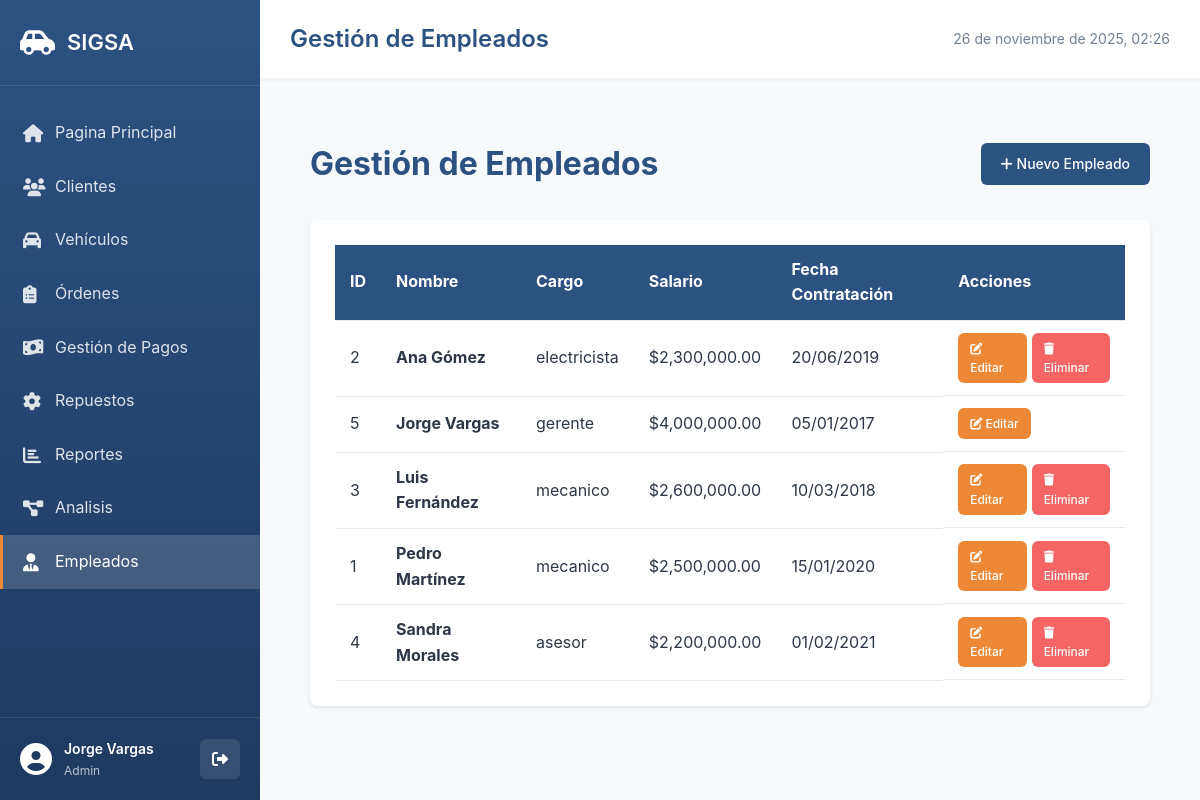
Screenshot of /pages/empleados/index.php (signed in) with the database file from the repository.
### tables this page shows
CREATE TABLE Empleados (
    id_empleado INT AUTO_INCREMENT PRIMARY KEY,
    nombre VARCHAR(200) NOT NULL,
    documento VARCHAR(20) NOT NULL UNIQUE,
    cargo ENUM('mecanico', 'electricista', 'pintor', 'gerente', 'asesor') NOT NULL,
    salario DECIMAL(10, 2) NOT NULL,
    fecha_contratacion DATE NOT NULL,
    telefono VARCHAR(20),
    correo VARCHAR(100),
    estado ENUM('activo', 'inactivo') DEFAULT 'activo',
    INDEX idx_cargo (cargo),
    INDEX idx_estado (estado)
);

### config/session.php (called while the page is built, shortened)
<?php
function isLoggedIn() {
    return isset($_SESSION['user_id']) && isset($_SESSION['username']);
}
function isAdmin() {
    return isset($_SESSION['rol']) && $_SESSION['rol'] === 'admin';
}
function getCurrentUser() {
    if (isLoggedIn()) {
        return [
            'id' => $_SESSION['user_id'],
            'username' => $_SESSION['username'],
            'nombre' => $_SESSION['nombre'] ?? '',
            'rol' => $_SESSION['rol'] ?? 'empleado',
            'id_empleado' => $_SESSION['id_empleado'] ?? null
        ];
    }
    return null;
}
?>

### pages/empleados/index.php (the view, shortened to what this page needs)
<?php
$pageTitle = 'Gestión de Empleados';
require_once __DIR__ . '/../../config/session.php';
$db = getDB();
$stmt = $db->query("
    SELECT * FROM Empleados
    ORDER BY nombre ASC
");
$empleados = $stmt->fetchAll();
include __DIR__ . '/../../includes/header.php';
?>
<div class="container">
    <div class="page-header">
        <h1>Gestión de Empleados</h1>
        <a href="create.php" class="btn btn-primary">
            <i class="fas fa-plus"></i> Nuevo Empleado
        </a>
    </div>
    <div class="card">
        <div class="card-body">
            <div class="table-responsive">
                <table class="table">
                    <thead>
                        <tr>
                            <th>ID</th>
                            <th>Nombre</th>
                            <th>Cargo</th>
                            <th>Salario</th>
                            <th>Fecha Contratación</th>
                            <th>Acciones</th>
                        </tr>
                    </thead>
                    <tbody>
                        <?php foreach ($empleados as $empleado): ?>
                            <tr>
                                <td><?= $empleado['id_empleado'] ?></td>
                                <td><strong><?= htmlspecialchars($empleado['nombre']) ?></strong></td>
                                <td><?= htmlspecialchars($empleado['cargo']) ?></td>
                                <td>$<?= number_format($empleado['salario'], 2) ?></td>
                                <td><?= date('d/m/Y', strtotime($empleado['fecha_contratacion'])) ?></td>
                                <td class="actions">
                                    <a href="edit.php?id=<?= $empleado['id_empleado'] ?>" class="btn btn-sm btn-warning">
                                        <i class="fas fa-edit"></i> Editar
                                    </a>
                                    <?php if ($empleado['id_empleado'] != getCurrentUser()['id_empleado']): ?>
                                        <a href="delete.php?id=<?= $empleado['id_empleado'] ?>"
                                           class="btn btn-sm btn-danger"
                                           onclick="return confirm('¿Está seguro de eliminar este empleado?')">
                                            <i class="fas fa-trash"></i> Eliminar
                                        </a>
                                    <?php endif; ?>
                                </td>
                            </tr>
                        <?php endforeach; ?>
                    </tbody>
                </table>
            </div>
        </div>
    </div>
</div>
<?php include __DIR__ . '/../../includes/footer.php'; ?>

### includes/header.php (shortened to what this page needs)
<?php
require_once __DIR__ . '/../config/session.php';
$currentUser = getCurrentUser();
$currentPage = basename($_SERVER['PHP_SELF'], '.php');
$scriptName = $_SERVER['SCRIPT_NAME'];
$pathParts = explode('/', $scriptName);
array_pop($pathParts);
$basePath = implode('/', $pathParts);
if (strpos($basePath, 'pages') !== false) {
    $baseUrl = '/sigsa';
} else {
    $baseUrl = rtrim(str_replace('/pages', '', $basePath), '/');
}
?>
<!DOCTYPE html>
<html lang="es">
<head>
    <link rel="stylesheet" href="<?= $baseUrl ?>/assets/css/style.css">
    <link rel="stylesheet" href="https://cdnjs.cloudflare.com/ajax/libs/font-awesome/6.4.0/css/all.min.css">
</head>
<body>
    <div class="layout">
        <aside class="sidebar">
            <div class="sidebar-header">
                <i class="fas fa-car-side"></i>
                <h2>SIGSA</h2>
            </div>
            <nav class="sidebar-nav">
                <a href="<?= $baseUrl ?>/dashboard.php" class="nav-item <?= $currentPage === 'dashboard' ? 'active' : '' ?>">
                    <i class="fas fa-home"></i>
                    <span>Pagina Principal</span>
                </a>
                <a href="<?= $baseUrl ?>/pages/clientes/index.php" class="nav-item <?= strpos($_SERVER['PHP_SELF'], 'clientes') ? 'active' : '' ?>">
                    <i class="fas fa-users"></i>
                    <span>Clientes</span>
                </a>
                <a href="<?= $baseUrl ?>/pages/vehiculos/index.php" class="nav-item <?= strpos($_SERVER['PHP_SELF'], 'vehiculos') ? 'active' : '' ?>">
                    <i class="fas fa-car"></i>
                    <span>Vehículos</span>
                </a>
                <a href="<?= $baseUrl ?>/pages/ordenes/index.php" class="nav-item <?= strpos($_SERVER['PHP_SELF'], 'ordenes') ? 'active' : '' ?>">
                    <i class="fas fa-clipboard-list"></i>
                    <span>Órdenes</span>
                </a>
                <a href="<?= $baseUrl ?>/pages/pagos/index.php" class="nav-item <?= strpos($_SERVER['PHP_SELF'], 'pagos') ? 'active' : '' ?>">
                    <i class="fas fa-money-bill-wave"></i>
                    <span>Gestión de Pagos</span>
                </a>
                <a href="<?= $baseUrl ?>/pages/repuestos/index.php" class="nav-item <?= strpos($_SERVER['PHP_SELF'], 'repuestos') ? 'active' : '' ?>">
                    <i class="fas fa-cog"></i>
                    <span>Repuestos</span>
                </a>
                <a href="<?= $baseUrl ?>/pages/reportes/index.php" class="nav-item <?= strpos($_SERVER['PHP_SELF'], 'reportes') ? 'active' : '' ?>">
                    <i class="fas fa-chart-bar"></i>
                    <span>Reportes</span>
                </a>
                <a href="<?= $baseUrl ?>/pages/consultas-filtradas/consultas-complejas/index.php" class="nav-item <?= strpos($_SERVER['PHP_SELF'], 'consultas-complejas') ? 'active' : '' ?>">
                    <i class="fas fa-project-diagram"></i>
                    <span>Analisis</span>
                </a>
                <?php if (isAdmin()): ?>
                    <a href="<?= $baseUrl ?>/pages/empleados/index.php" class="nav-item <?= strpos($_SERVER['PHP_SELF'], 'empleados') ? 'active' : '' ?>">
                        <i class="fas fa-user-tie"></i>
                        <span>Empleados</span>
                    </a>
                <?php endif; ?>
            </nav>
            <div class="sidebar-footer">
                <div class="user-info">
                    <i class="fas fa-user-circle"></i>
                    <div>
                        <div class="user-name"><?= htmlspecialchars($currentUser['nombre']) ?></div>
                        <div class="user-role"><?= ucfirst($currentUser['rol']) ?></div>
                    </div>
                </div>
                <a href="<?= $baseUrl ?>/logout.php" class="btn-logout">
                    <i class="fas fa-sign-out-alt"></i>
                </a>
            </div>
        </aside>
        <main class="main-content">
            <header class="top-bar">
                <h1><?= $pageTitle ?? 'Dashboard' ?></h1>
                <div class="top-bar-actions">
                    <span class="date-time" id="currentDateTime"></span>
                </div>
            </header>
            <div class="content-wrapper">

### assets/css/style.css (style rules this page uses)
* { margin: 0; padding: 0; box-sizing: border-box; }
:root { --primary-color: #2c5282; --secondary-color: #4a90b5; --success-color: #48bb78; --danger-color: #f56565; --warning-color: #ed8936; --info-color: #4299e1; --dark-color: #2d3748; --light-color: #f7fafc; --border-color: #e2e8f0; --text-color: #2d3748; --text-secondary: #718096; }
body { font-family: -apple-system, BlinkMacSystemFont, 'Segoe UI', 'Roboto', 'Oxygen', 'Ubuntu', sans-serif; background-color: #f7fafc; color: var(--text-color); line-height: 1.6; }
.layout { display: flex; min-height: 100vh; }
.sidebar { width: 260px; background: linear-gradient(180deg, var(--primary-color) 0%, #1e3a5f 100%); color: white; display: flex; flex-direction: column; position: fixed; height: 100vh; overflow-y: auto; }
.sidebar-header { padding: 25px 20px; display: flex; align-items: center; gap: 12px; border-bottom: 1px solid rgba(255,255,255,0.1); }
.sidebar-header i { font-size: 28px; }
.sidebar-header h2 { font-size: 22px; font-weight: 600; }
.sidebar-nav { flex: 1; padding: 20px 0; }
.nav-item { display: flex; align-items: center; gap: 12px; padding: 14px 20px; color: rgba(255,255,255,0.85); text-decoration: none; transition: all 0.3s; border-left: 3px solid transparent; }
.nav-item.active { background: rgba(255,255,255,0.15); color: white; border-left-color: var(--warning-color); }
.nav-item i { font-size: 18px; width: 20px; }
.sidebar-footer { padding: 20px; border-top: 1px solid rgba(255,255,255,0.1); display: flex; align-items: center; justify-content: space-between; }
.user-info { display: flex; align-items: center; gap: 12px; }
.user-info i { font-size: 32px; }
.user-name { font-weight: 600; font-size: 14px; }
.user-role { font-size: 12px; color: rgba(255,255,255,0.7); }
.btn-logout { color: white; background: rgba(255,255,255,0.1); border: none; padding: 10px; border-radius: 6px; cursor: pointer; transition: all 0.3s; text-decoration: none; display: flex; align-items: center; justify-content: center; width: 40px; height: 40px; }
.main-content { margin-left: 260px; flex: 1; display: flex; flex-direction: column; width: calc(100% - 260px); }
.top-bar { background: white; padding: 20px 30px; box-shadow: 0 2px 4px rgba(0,0,0,0.05); display: flex; justify-content: space-between; align-items: center; }
.top-bar h1 { color: var(--primary-color); font-size: 24px; font-weight: 600; }
.top-bar-actions { display: flex; align-items: center; gap: 20px; }
.date-time { color: var(--text-secondary); font-size: 14px; }
.content-wrapper { padding: 30px; flex: 1; }
.container { max-width: 1400px; margin: 0 auto; padding: 30px 20px; }
.page-header { display: flex; justify-content: space-between; align-items: center; margin-bottom: 30px; }
.page-header h1 { color: var(--primary-color); font-size: 32px; }
.card { background: white; border-radius: 8px; box-shadow: 0 2px 4px rgba(0,0,0,0.1); margin-bottom: 20px; }
.card-body { padding: 25px; }
.btn { padding: 10px 20px; border: none; border-radius: 6px; font-size: 14px; font-weight: 500; cursor: pointer; text-decoration: none; display: inline-block; transition: all 0.3s; }
.btn-primary { background-color: var(--primary-color); color: white; }
.btn-danger { background-color: var(--danger-color); color: white; }
.btn-warning { background-color: var(--warning-color); color: white; }
.btn-sm { padding: 6px 12px; font-size: 12px; }
.table { width: 100%; border-collapse: collapse; background: white; }
.table thead { background-color: var(--primary-color); color: white; }
.table th, .table td { padding: 12px 15px; text-align: left; border-bottom: 1px solid var(--border-color); }
.table .actions { display: flex; gap: 5px; }

### rows the page displays
empleados: nombre "Jorge Vargas", id_empleado "5", cargo "gerente", salario "4,000,000.00", fecha_contratacion "05/01/2017"
empleados: id_empleado "2", nombre "Ana Gómez", cargo "electricista", salario "2,300,000.00", fecha_contratacion "20/06/2019"
empleados: id_empleado "3", nombre "Luis Fernández", cargo "mecanico", salario "2,600,000.00", fecha_contratacion "10/03/2018"
empleados: id_empleado "1", nombre "Pedro Martínez", cargo "mecanico", salario "2,500,000.00", fecha_contratacion "15/01/2020"
empleados: id_empleado "4", nombre "Sandra Morales", cargo "asesor", salario "2,200,000.00", fecha_contratacion "01/02/2021"

### other values shown
$currentUser['rol'] "Admin"
$pageTitle "Gestión de Empleados"
